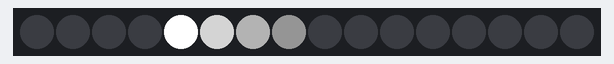
The sketch below on a simulated ESP8266 (NodeMCU). Shown: 16 RGB LEDs in strip order, left to right. What the sketch prints to the serial monitor is not drawn.

Above: at 0.05 s.
At 0.45 s:
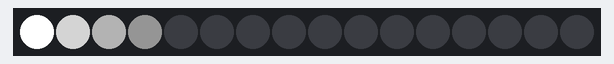
At 0.95 s:
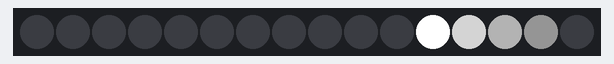
At 1.46 s:
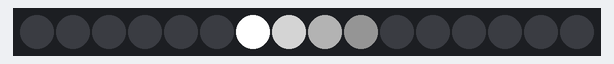
At 1.96 s:
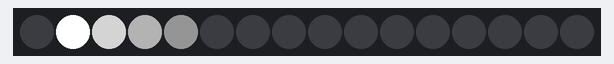

The sketch:

ColorChase.ino
```cpp
#include "neopixel.h"
#include <math.h>

// IMPORTANT: Set pixel COUNT, PIN and TYPE
#define PIXEL_PIN D0
#define PIXEL_COUNT 16
#define PIXEL_TYPE WS2812

int trail[] = { 0,0,0,0,255,128,60,20,0,0,0,0,0,0,0 };

int pixel_position = 0;

Adafruit_NeoPixel strip = Adafruit_NeoPixel(PIXEL_COUNT, PIXEL_PIN, PIXEL_TYPE);

void setup(){

  Serial.begin( 9600 );

  strip.begin();
  strip.show(); // Initialize all pixels to 'off'
}

void loop(){

  for(int i=0; i< strip.numPixels(); i++) {
    int val = trail[i];
    Serial.println( val );
    uint32_t c = strip.Color(val, val, val);
    strip.setPixelColor(i, c );
  }
  strip.show();

  updateTrails();

  delay( 100 );


}

void updateTrails(){

  int initial = trail[0];
  int num = strip.numPixels();
  for(int i=1; i< num; i++) {
    trail[ i - 1 ] = trail[ i ];
  }

  trail[ num - 1 ] = initial;

}
```

Measured:
- by itself, everything shown: repeats every 1.6 s, in 16 steps
